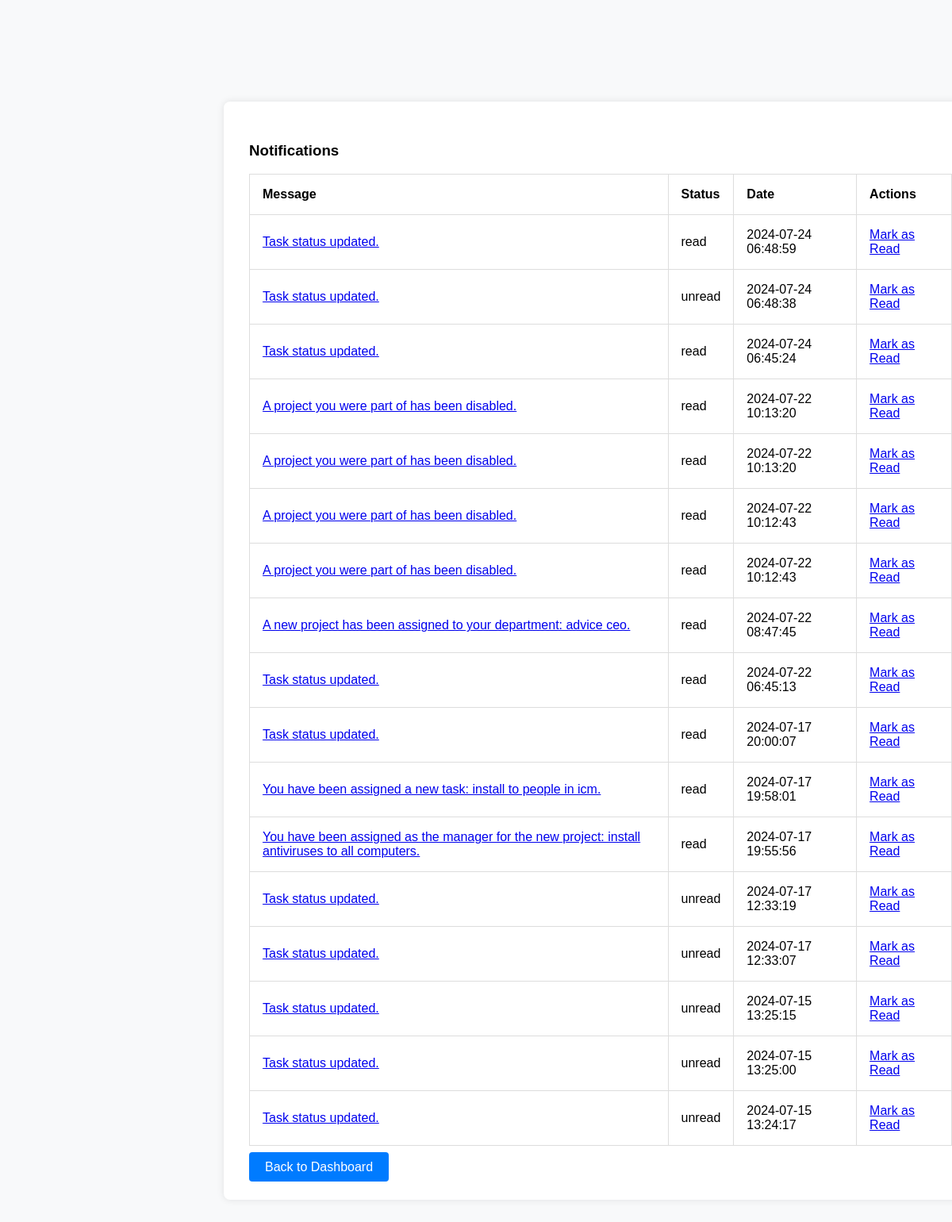
Page /notifications.php (signed in) on the committed database.
### tables this page shows
CREATE TABLE `notifications` (
  `id` int(11) NOT NULL,
  `user_id` int(11) NOT NULL,
  `message` varchar(255) NOT NULL,
  `status` enum('unread','read') DEFAULT 'unread',
  `created_at` timestamp NOT NULL DEFAULT current_timestamp(),
  `project_id` int(11) DEFAULT NULL,
  `task_id` int(11) DEFAULT NULL
);

### notifications.php (the view, shortened to what this page needs)
<?php
include 'db.php';
$user_id = $_SESSION['userid'];
$role = $_SESSION['role'];
$notifications_query = "SELECT * FROM notifications WHERE user_id=$user_id ORDER BY created_at DESC";
$notifications = $conn->query($notifications_query);
?>
<!DOCTYPE html>
<html lang="en">
<head>
    <link rel="stylesheet" href="dashboard.css">
</head>
<body>
    <div class="container">
        <div class="card">
            <h3>Notifications</h3>
            <table>
                <tr>
                    <th>Message</th>
                    <th>Status</th>
                    <th>Date</th>
                    <th>Actions</th>
                </tr>
                <?php
                while ($row = $notifications->fetch_assoc()) {
                    $details_link = "view_notification.php?project_id={$row['project_id']}&task_id={$row['task_id']}";
                    echo "<tr>
                            <td><a href='$details_link'>".htmlspecialchars($row['message'])."</a></td>
                            <td>".htmlspecialchars($row['status'])."</td>
                            <td>".htmlspecialchars($row['created_at'])."</td>
                            <td>
                                <a href='mark_as_read.php?id={$row['id']}'>Mark as Read</a>
                            </td>
                          </tr>";
                }
                ?>
            </table>
            <br>
            <a href="<?php echo $role == 'project_manager' ? 'project_manager_dashboard.php' : 'team_member_dashboard.php'; ?>" class="button">Back to Dashboard</a>
        </div>
    </div>
</body>
</html>

### dashboard.css (style rules this page uses)
body { font-family: Arial, sans-serif; background-color: #f8f9fa; display: flex; flex-direction: column; align-items: left; height: 100vh; margin: 0; padding-top: 6rem; }
.container { margin-left: 250px; margin-top: 6rem; padding: 2rem; width: calc(100% - 250px); overflow-y: auto; max-height: calc(100vh - 6rem); }
.card { background: white; padding: 2rem; border-radius: 0.5rem; box-shadow: 0 0 10px rgba(0, 0, 0, 0.1); margin-bottom: 1.5rem; }
table { width: 100%; border-collapse: collapse; }
table, th, td { border: 1px solid #ddd; }
th, td { padding: 1rem; text-align: left; }
.button { background-color: #007bff; color: white; padding: 10px 20px; text-decoration: none; border-radius: 4px; }
body, html { overflow: hidden; margin: 0; padding: 0; height: 100%; }

### rows in the picture
notifications: message "Task status updated.", status "read", created_at "2024-07-24 06:48:59"
notifications: message "Task status updated.", status "unread", created_at "2024-07-24 06:48:38"
notifications: message "Task status updated.", status "read", created_at "2024-07-24 06:45:24"
notifications: message "A project you were part of has been disabled.", status "read", created_at "2024-07-22 10:13:20"
notifications: message "A project you were part of has been disabled.", status "read", created_at "2024-07-22 10:13:20"
notifications: message "A project you were part of has been disabled.", status "read", created_at "2024-07-22 10:12:43"
notifications: message "A project you were part of has been disabled.", status "read", created_at "2024-07-22 10:12:43"
notifications: message "A new project has been assigned to your department: advice ceo.", status "read", created_at "2024-07-22 08:47:45"
notifications: message "Task status updated.", status "read", created_at "2024-07-22 06:45:13"
notifications: message "Task status updated.", status "read", created_at "2024-07-17 20:00:07"
notifications: message "You have been assigned a new task: install to people in icm.", status "read", created_at "2024-07-17 19:58:01"
notifications: message "You have been assigned as the manager for the new project: install antiviruses to all computers.", status "read", created_at "2024-07-17 19:55:56"
notifications: message "Task status updated.", status "unread", created_at "2024-07-17 12:33:19"
notifications: message "Task status updated.", status "unread", created_at "2024-07-17 12:33:07"
notifications: message "Task status updated.", status "unread", created_at "2024-07-15 13:25:15"
notifications: message "Task status updated.", status "unread", created_at "2024-07-15 13:25:00"
notifications: message "Task status updated.", status "unread", created_at "2024-07-15 13:24:17"
